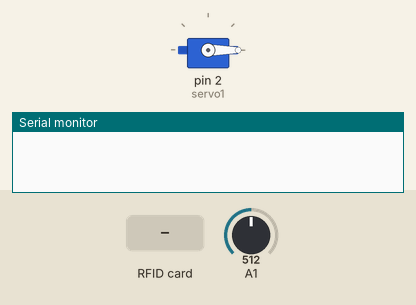
This sketch was run on a simulated Arduino Uno, built with avr-gcc and run on an emulated ATmega328P. Shown: servo, the last lines printed to the serial monitor. The test bench sets the inputs (shaded band); at power-on: A1 = 512.

Above: at 1.2 s.
1.3 s: RFID card 5E 7A 19 C4 held to the reader
At 1.6 s:
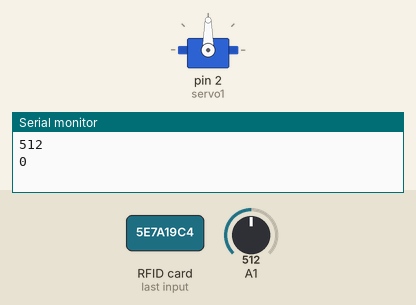
Timing chart, 0 to 4.3 s (numbered marks = the images above; inputs shaded):
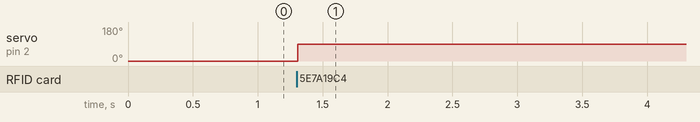

Measured:
- after the input at 1.3 s, servo on pin 2 (servo1): 0° → 90° at once

The sketch:

rfid_kart_okuma.ino
```cpp
#include <SPI.h>
#include <RFID.h>
RFID rfid(10,9);
#include<Servo.h>
Servo servo1;
int seviye;

void setup() {
  pinMode(A1 , INPUT);
  servo1.attach(2);
  Serial.begin(9600);
  servo1.write(0);
  SPI.begin();
  rfid.init();
}

void loop() {
  int sayac;
   seviye = analogRead(A1);
  if(rfid.isCard()&&(seviye >= 400))
  {
    servo1.write(90);
    for(sayac=0 ; sayac <=110 ; sayac++)
    {
      Serial.println(seviye);
      Serial.println(sayac);
      delay(1000);
    }
    if(sayac == 111)
    {
      rfid.halt();
      servo1.write(0);
    }
//    if(rfid.readCardSerial()  )
//    {
////      Serial.print("Kart ID: ");
////      Serial.print(rfid.serNum[0],HEX);
////      Serial.print(rfid.serNum[1],HEX);
////      Serial.print(rfid.serNum[2],HEX);
////      Serial.print(rfid.serNum[3],HEX);
////      Serial.println(rfid.serNum[4],HEX);
//
//    }
  }
//  else
//  {
//    rfid.halt();
//    servo1.write(0);
//  }
}
```
